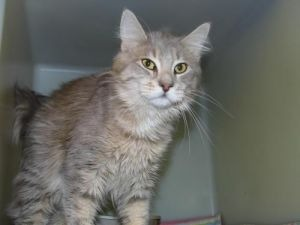
#> input picture example/original.jpg, 300 x 225 px
$ python preprocess_example.py
#> lines starting #> are read from the running program, lines starting #| are printed output that depends on the picture; after the words box and inside, x2 and y2 are one past the last pixel; in counts of white or black regions, pixels touching at a corner belong together
import numpy as np
import cv2


img = cv2.imread('example/original.jpg')
#> img is the input picture: shape (225, 300, 3); mean B, G, R 99.6, 105.4, 104.4

reescaled = cv2.resize(img, (128, 128))

cv2.imwrite('example/reescaled.jpg', reescaled)

gray = cv2.cvtColor(reescaled, cv2.COLOR_BGR2GRAY)

cv2.imwrite('example/gray.jpg', gray)

_, binary = cv2.threshold(gray, 127, 255, cv2.THRESH_BINARY)
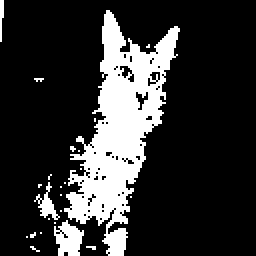
#> binary: shape (128, 128) (shown 2 times larger); 19.4% white; 24 white regions (20 under 20 px), largest, box (x1, y1, x2, y2) and area: (32, 5, 90, 128) 2843, (27, 110, 42, 128) 176, (17, 91, 30, 110) 83, (0, 0, 2, 21) 30

cv2.imwrite('example/binary.jpg', binary)

binary_adaptive = cv2.adaptiveThreshold(gray, 255, cv2.ADAPTIVE_THRESH_GAUSSIAN_C, cv2.THRESH_BINARY, 11, 2)
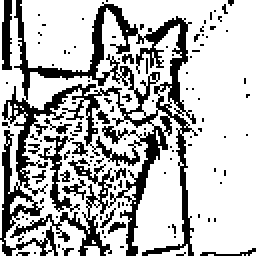
#> binary_adaptive: shape (128, 128) (shown 2 times larger); 72.3% white; black in thin lines or dots

cv2.imwrite('example/binary_adaptive.jpg', binary_adaptive)

blur = cv2.GaussianBlur(gray, (5, 5), 0)
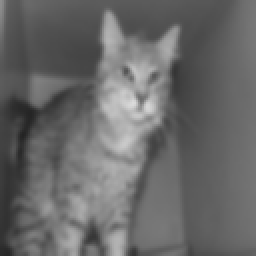
#> blur: shape (128, 128) (shown 2 times larger); min 35, max 219, mean 104.3

edges = cv2.Canny(blur, 100, 200)
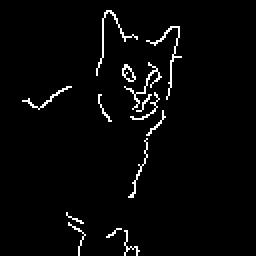
#> edges: shape (128, 128) (shown 2 times larger); 2.7% white in thin lines or dots, all inside (x1, y1, x2, y2) = (11, 5, 91, 128)

cv2.imwrite('example/edges.jpg', edges)

num_labels, labels, stats, _ = cv2.connectedComponentsWithStats(binary_adaptive)
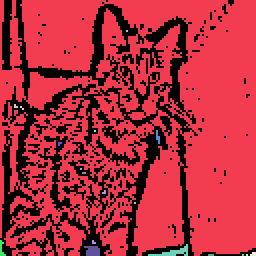
#> labels: shape (128, 128) int32 (shown 2 times larger); 20 distinct labels, from 0 to 19; one colour per label, 0 black
#> num_labels = 20; stats = 20 rows, first 6: [0, 0, 128, 128, 4542], [0, 0, 128, 128, 11713], [63, 15, 1, 1, 1], [7, 52, 2, 2, 3], [10, 53, 2, 2, 2], [47, 65, 1, 1, 1]

output = reescaled.copy()

for i in range(1, num_labels):
    area = stats[i, cv2.CC_STAT_AREA]
    print(area)

    if area >= 0:
        x = stats[i, cv2.CC_STAT_LEFT]
        y = stats[i, cv2.CC_STAT_TOP]
        w = stats[i, cv2.CC_STAT_WIDTH]
        h = stats[i, cv2.CC_STAT_HEIGHT]

        cv2.rectangle(output, (x, y), (x + w, y + h), (0, 255, 0), 1)
#> this loop made 19 passes
#> (area, x, y, w, h) on passes 1, 14, 15: (11713, 0, 0, 128, 128), (34, 42, 123, 8, 5), (44, 74, 122, 20, 6)
#| 11713
#| 1
#| 3
#| 2
#| 1
#| 9
#| 3
#| 1
#> (further printed lines are left out)
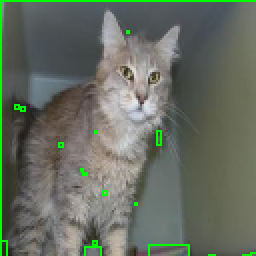
#> output: shape (128, 128, 3) (shown 2 times larger); mean B, G, R 97.4, 109.4, 102.2

if labels.max() > 0:
    label_img = np.uint8(255 * labels / labels.max())
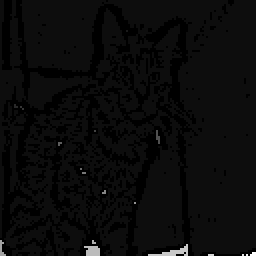
#> label_img: shape (128, 128) (shown 2 times larger); min 0, max 255, mean 10.7
else:
    label_img = labels

cv2.imwrite('example/labels.jpg', output)
